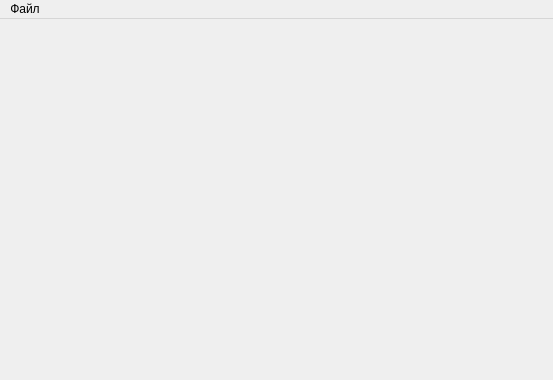
<?xml version="1.0" encoding="UTF-8"?>
<ui version="4.0">
 <class>MainWindow</class>
 <widget class="QMainWindow" name="MainWindow">
  <property name="geometry">
   <rect>
    <x>0</x>
    <y>0</y>
    <width>553</width>
    <height>380</height>
   </rect>
  </property>
  <property name="windowTitle">
   <string>Редактор семантических сетей</string>
  </property>
  <widget class="QWidget" name="centralWidget"/>
  <widget class="QMenuBar" name="menuBar">
   <property name="geometry">
    <rect>
     <x>0</x>
     <y>0</y>
     <width>553</width>
     <height>21</height>
    </rect>
   </property>
   <widget class="QMenu" name="menu">
    <property name="title">
     <string>Файл</string>
    </property>
    <addaction name="actionOpen"/>
    <addaction name="separator"/>
    <addaction name="actionSave"/>
    <addaction name="actionSaveAs"/>
    <addaction name="separator"/>
    <addaction name="actionClose"/>
    <addaction name="separator"/>
    <addaction name="actionExit"/>
   </widget>
   <addaction name="menu"/>
  </widget>
  <action name="action">
   <property name="text">
    <string>Создать</string>
   </property>
  </action>
  <action name="actionOpen">
   <property name="text">
    <string>Открыть</string>
   </property>
  </action>
  <action name="actionSave">
   <property name="text">
    <string>Сохранить</string>
   </property>
  </action>
  <action name="actionSaveAs">
   <property name="text">
    <string>Сохранить как</string>
   </property>
  </action>
  <action name="actionClose">
   <property name="text">
    <string>Закрыть</string>
   </property>
  </action>
  <action name="action_8">
   <property name="text">
    <string>Закрыть всё</string>
   </property>
  </action>
  <action name="actionExit">
   <property name="text">
    <string>Выход</string>
   </property>
  </action>
 </widget>
 <layoutdefault spacing="6" margin="11"/>
 <resources/>
 <connections/>
</ui>
